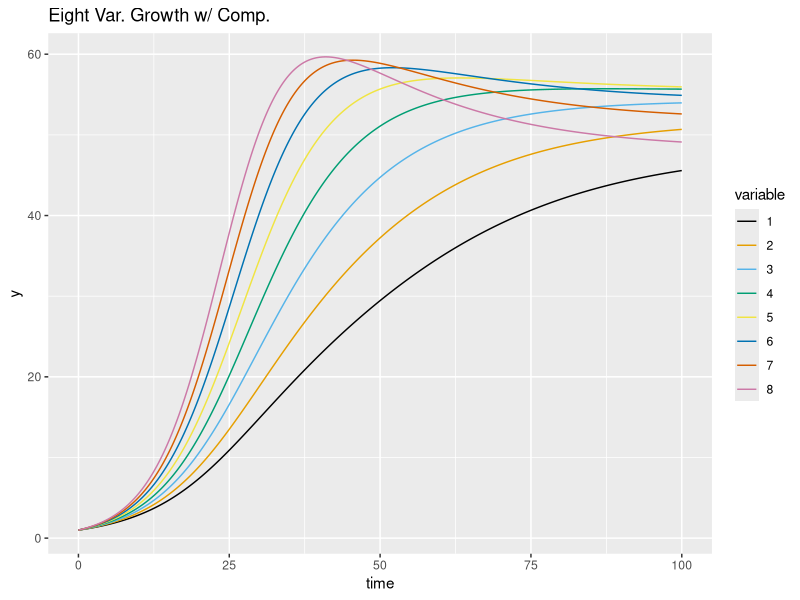

This chart was generated by the following R code:
#The point of this file is to get logistic growth implemented
#as well as get a real ODE solver up and running (deSolve)

#install.packages("deSolve")
#install.packages("ggplot2")
#install.packages("reshape2")

ptm <- proc.time() #timing

library("deSolve") #ode solver
library("ggplot2") #good data vis.
library("reshape2") #data.frame reshaping

ONE_VAR <- FALSE
TWO_VAR <- FALSE
MULTI_VAR <- TRUE

cbbPalette <- c("#000000", "#E69F00", "#56B4E9",
                "#009E73", "#F0E442", "#0072B2",
                "#D55E00", "#CC79A7") #colorblind friendly colors

#setwd("~/Desktop/CobeyLab/bcell_id_pop_model/Code/basic_implementations")

if (ONE_VAR == TRUE) {
  r <- 0.1
  k <- 100
  N <- 1
  
  simple_model_params <- c(r = r, k = k)
  simple_state_val <- c(N = N)
  time <- seq(0,100,0.01)
  
  simple_log_growth <- function(t, state, params) {
    with(as.list(c(state, params)),{
      dN <- r*N*(1-(N/k))
      list(c(dN))
    })
  }
  
  out <- ode(y = simple_state_val, times = time, func = simple_log_growth, parms = simple_model_params)
  
  header <- sprintf("One variable logisitc growth where r=%f & k=%f",r,k)
  plot <- qplot(out[,'time'],out[,'N'], xlab='time',ylab='number of things', geom='line',
        main = header)
  plot <- plot + theme(plot.title = element_text(size=8))
  print(plot)
}

if (TWO_VAR == TRUE) {
  rs <- c(.1,.2)
  ks <- c(100,100)
  as <- c(0.1,0.2)
  Ns <- c(1,1)
  time <- seq(0,100,0.01)
  
  tv_params <- c(r1=rs[1],r2=rs[2],k1=ks[1],k2=ks[2],a12=as[1],a21=as[2])
  tv_state <- c(N1=Ns[1],N2=Ns[2])
  
  tv_log_compete <- function(time,state,params) {
    with(as.list(c(state, params)),{
      dN1 <- r1*N1*(1-((N1+a12*N2)/k1))
      dN2 <- r2*N2*(1-((N2+a21*N1)/k2))
      list(c(dN1,dN2))
    })
  }
  out <- ode(y=tv_state, times=time, func=tv_log_compete, parms=tv_params)
  
  df <- as.data.frame(out)
  m_df <- melt(df, id=c('time'))
  
  p <- ggplot(m_df, aes(x = time, y = value, color = variable))
  plot <- p + geom_line() + ylab("y") + ggtitle('Two Var. Growth w/ Comp.')
  plot <- plot + scale_color_manual(values=cbbPalette)
  print(plot)
}

if (MULTI_VAR == TRUE) {
  #to increase number of populations, only change params and states
  NUM_VAR = 8
  rs <- c(.11,.12,.13,.14,.15,.16,.17,.18) #r_i's
  ks <- c(100,100,100,100,100,100,100,100) #k_i's
  as <- as.matrix(read.csv("comp_matrix.csv", header=FALSE)) #imports matrix of alpha_ij's
  Ns <- c(1,1,1,1,1,1,1,1) #initial states
  time <- seq(0,100,0.01) #time vector length and granularity
  
  params <- data.frame(rs,ks,as) #each row contains set of params for ODE
  states <- Ns
  
  multivar_log_comp <- function(time,state,params) {
    odes <- rep(NA,NUM_VAR)
    for (i in 1:NUM_VAR) {
      comp_sum <- 0
      for (j in 1:NUM_VAR) { #this is actually faster than an inner product
        comp_sum <- comp_sum + params[i,2+j]*state[j] #because of class forcing
      }
      Ni <- params[i,1]*state[i]*(1-(comp_sum/params[i,2]))
      odes[i] <- Ni
    }
    return(list(odes))
  }
  
  out <- ode(y=states, times=time, func=multivar_log_comp, parms=params)
  
  df <- as.data.frame(out)
  m_df <- melt(df, id=c('time')) #turns ode output into melted data.frame
  
  p <- ggplot(m_df, aes(x = time, y = value, color = variable)) #basic plot
  plot <- p + geom_line() + ylab("y") + ggtitle('Eight Var. Growth w/ Comp.') #labels
  plot <- plot + scale_color_manual(values=cbbPalette) #better colors
  print(plot)
}

ptm2 <- proc.time()

print(ptm2 - ptm) #timing for efficiency
